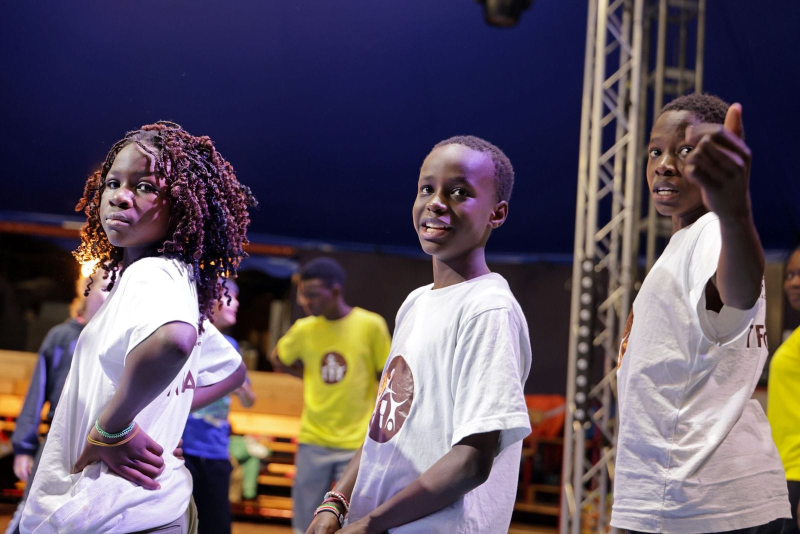
#> input picture scratch/new-photos-2/20.jpg, 1600 x 1068 px (shown at 1/2 size)
$ python process-photos-2.py
#> lines starting #> are read from the running program, lines starting #| are printed output that depends on the picture
#> in process, im is the input picture: PIL image 1600x1068 RGB; mean R, G, B 95.9, 84.3, 97.2
"""Place the second batch of Nafsi photographs into public/images.

Same treatment as `process-photos.py` -- crop to the aspect the slot renders at,
resample with LANCZOS (never more than 1.6x), unsharp-mask, re-encode at 4:4:4.
Slot assignments follow the Base44 build (see the note above JOBS) and
`docs/base44-alignment-plan.md`.
"""

from __future__ import annotations

import shutil
from pathlib import Path

from PIL import Image, ImageEnhance, ImageFilter, ImageOps

ROOT = Path(__file__).resolve().parent.parent
SRC = ROOT / "scratch" / "new-photos-2"
OUT = ROOT / "public" / "images"
BACKUP = OUT / "lowres-backup"

MAX_UPSCALE = 1.6

# source -> (destination filenames, aspect w/h, target long edge, crop focus)
# Crop focus is "center", "top", or an explicit (left, top, right, bottom) box
# in source pixels that is cut first and then centre-cropped to the aspect.
#
# Slots follow the Base44 walkthrough recorded 2 October 2026
# (02.10.2026_08.07.27_REC.mp4). Where that build shows a photo from this batch,
# the same photo goes in the same slot here.
JOBS = [
    # Home hero -- Base44 uses this exact shot: three kids in Nafsi tees under the big top.
    ("20.jpg", ["hero.jpg", "hero-hd.jpg"], (16, 9), 1600, "center"),
    # Performing Arts, the donate banner and the Open Graph card.
    ("2.jpg", ["dance.jpg", "dance-hd.jpg"], (4, 3), 1600, "center"),
    # Outreach -- Base44's Outreach card. The supplied file has a lion photo
    # pasted onto the backdrop left of the girl (x 430-555, y 185-310); the box
    # starts right of it so it never reaches the site.
    ("3.jpg", ["outreach.jpg"], (4, 3), 1280, (560, 0, 1600, 780)),
    # Spare since Outreach moved to 3.jpg.
    ("5.jpg", ["outreach-drums.jpg"], (4, 3), 1200, "center"),
    # Tangaza programme card -- Base44's Tangaza shot, three creators round a phone.
    ("9.jpg", ["tangaza-phone.jpg"], (4, 3), 1333, "center"),
    # "Inside a Tangaza cohort" -- a whole cohort round one phone.
    ("7.jpg", ["tangaza-session.jpg"], (3, 2), 1600, "center"),
    # NaiWave programme card, "Hard conversations, on air" and the NaiWave
    # tile in "Follow the journey".
    ("6.jpg", ["naiwave.jpg", "naiwave-hd.jpg"], (3, 2), 1280, "center"),
    # The @nafsiafrica tile in "Follow the journey" -- Base44 uses this dancer there.
    ("13.jpg", ["podcast-tall.jpg", "podcast-tall-hd.jpg"], (3, 4), 1000, "center"),
    # Global Stay Tours -- Nafsi kids performing under a European big top.
    ("12.jpg", ["gst-hd.jpg"], (4, 3), 1600, "center"),
    # Youth Empowerment.
    ("4.jpg", ["youth-hd.jpg"], (3, 2), 1600, "center"),
    # "A week at the community centres" -- a trainer and a child, literally.
    ("17.jpg", ["community-mentor.jpg"], (4, 3), 1280, "center"),
    # Spare since the hero took 20.jpg.
    ("20.jpg", ["youth-movement.jpg"], (3, 2), 1600, "center"),
    # "The stage as a classroom".
    ("10.jpg", ["theatre-duo.jpg"], (3, 2), 1600, "center"),
    # "From participant to mentor" -- young people working through a session together.
    ("15.jpg", ["workshop.jpg"], (3, 2), 1600, "center"),
    # Creator spotlight -- Base44 shows a young drummer there; this is ours.
    ("14.jpg", ["drummer-stage.jpg"], (3, 2), 1600, "center"),
    # Spare, documented in SOURCES.md for the team to place.
    ("1.jpg", ["training-splits.jpg"], (4, 3), 1280, "center"),
    ("18.jpg", ["sisters-field.jpg"], (3, 4), 1280, "center"),
]


def crop_to_aspect(im: Image.Image, aspect: tuple[int, int], focus: str | tuple[int, int, int, int]) -> Image.Image:
#> called with aspect = (16, 9), focus = 'center'
    if isinstance(focus, tuple):
        im = im.crop(focus)
        focus = "center"
    want = aspect[0] / aspect[1]
    have = im.width / im.height
#> have = 1.5
    if abs(want - have) < 0.01:
        return im
    if have > want:  # too wide -- trim the sides
        new_w = round(im.height * want)
        left = (im.width - new_w) // 2
        return im.crop((left, 0, left + new_w, im.height))
    new_h = round(im.width / want)  # too tall -- trim top/bottom
#> new_h = 900
    top = 0 if focus == "top" else (im.height - new_h) // 2
#> top = 84
    return im.crop((0, top, im.width, top + new_h))
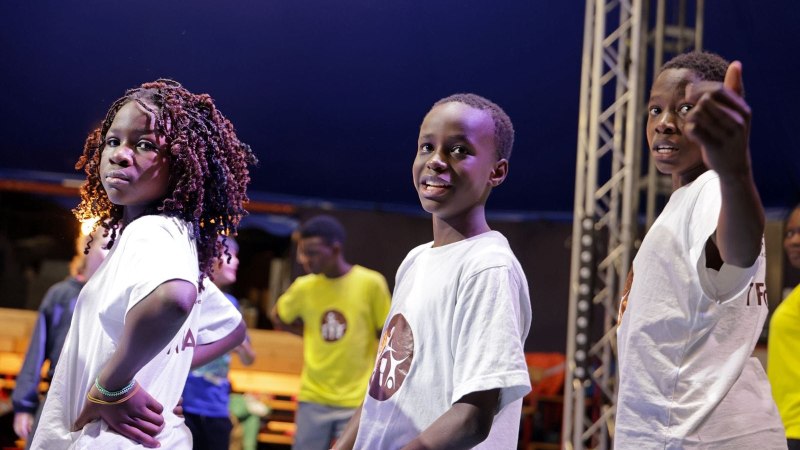
#> returned value: PIL image 1600x900 RGB (shown at 1/2 size); mean R, G, B 98, 86, 96.2


def process(src: Path, aspect: tuple[int, int], long_edge: int, focus: str | tuple[int, int, int, int]) -> Image.Image:
    im = ImageOps.exif_transpose(Image.open(src)).convert("RGB")
    im = crop_to_aspect(im, aspect, focus)
    im = im.filter(ImageFilter.SMOOTH)
#> im: PIL image 1600x900 RGB

    cur_long = max(im.width, im.height)
#> cur_long = 1600
    target = min(long_edge, round(cur_long * MAX_UPSCALE))
#> target = 1600
    scale = target / cur_long
#> scale = 1
    if abs(scale - 1) > 0.01:
        im = im.resize((round(im.width * scale), round(im.height * scale)), Image.LANCZOS)

    im = im.filter(ImageFilter.UnsharpMask(radius=1.4, percent=120, threshold=3))
    im = ImageEnhance.Contrast(im).enhance(1.04)
    im = ImageEnhance.Color(im).enhance(1.05)
    return im


def main() -> None:
    BACKUP.mkdir(parents=True, exist_ok=True)
    for name, dests, aspect, long_edge, focus in JOBS:
        im = process(SRC / name, aspect, long_edge, focus)
        for dest in dests:
            path = OUT / dest
            if path.exists() and not (BACKUP / dest).exists():
                shutil.copy2(path, BACKUP / dest)
            im.save(path, "JPEG", quality=88, optimize=True, progressive=True, subsampling=0)
            print(f"{dest:26} {im.width}x{im.height}  {path.stat().st_size // 1024}KB   <- {name}")
#> pass 3 of the loop in main, `for name, dests, aspect, long_edge, focus in JOBS:`:
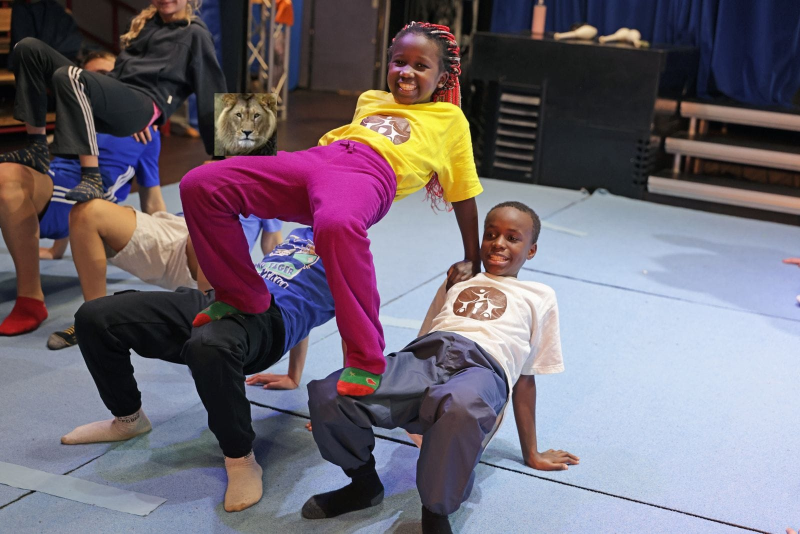
#> input picture scratch/new-photos-2/3.jpg, 1600 x 1068 px (shown at 1/2 size)
#> in process, im is the input picture: PIL image 1600x1068 RGB; mean R, G, B 112.1, 103.7, 114.8
#> in crop_to_aspect (call 3), `im = im.crop(focus)`:
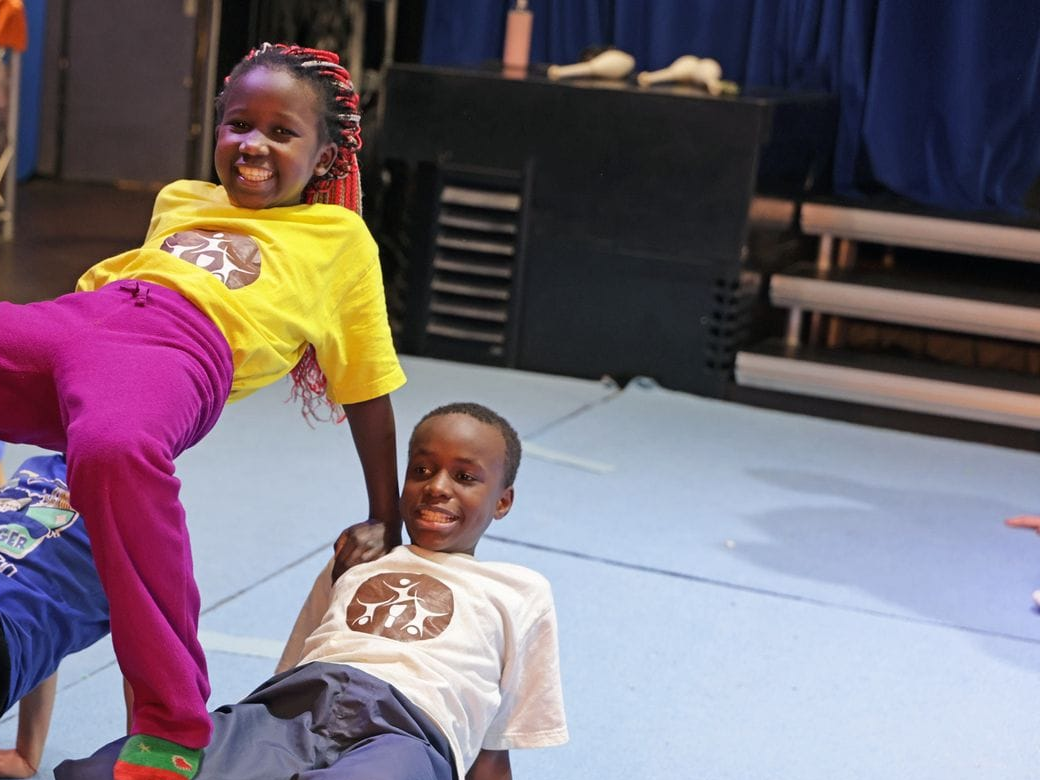
#> im: PIL image 1040x780 RGB; mean R, G, B 119, 107.5, 117.1
#> the loop made 7 passes; the first 3 are shown


if __name__ == "__main__":
#> (the run stopped early here; a loop or call above may not have finished)
